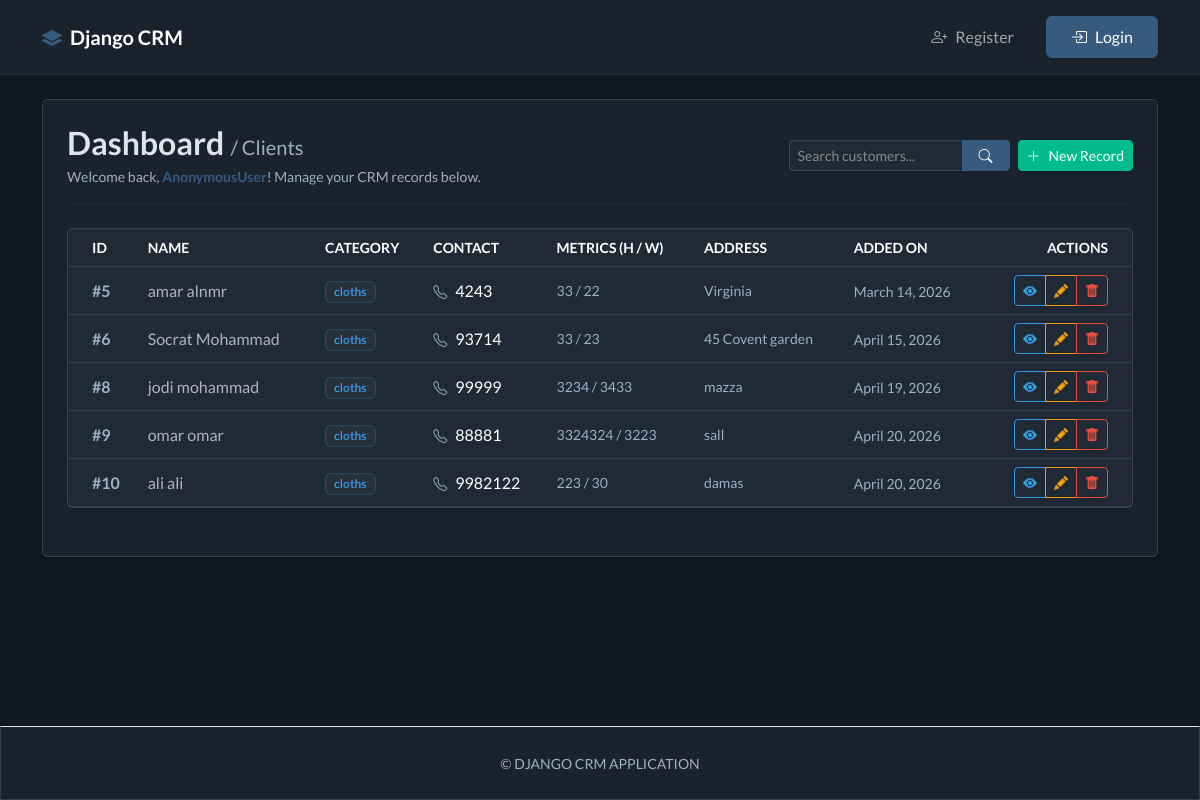
/search/, run on an earlier commit of the app's database.
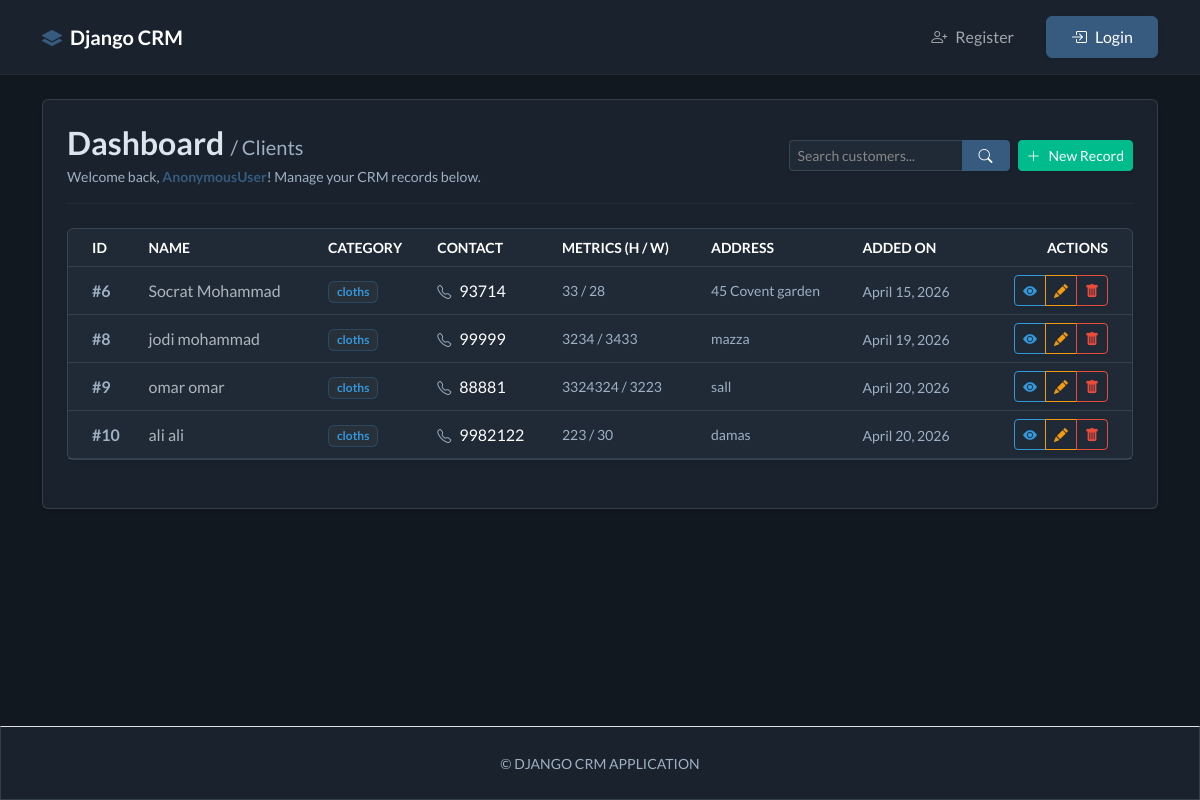
And on a later commit of the database.
### webapp/models.py (models this page shows, shortened)
class Record(models.Model):
    user = models.ForeignKey(User, on_delete=models.CASCADE, null=True, blank=True)
    first_name = models.CharField(max_length=250)
    last_name = models.CharField(max_length=250)
    Category = models.ForeignKey(Category, on_delete=models.CASCADE)
    phone= models.IntegerField()
    tall = models.IntegerField()
    wedight = models.IntegerField()
    address = models.CharField(max_length=500)
    create_at = models.DateField(auto_now_add=True)

class Category(models.Model):
    name = models.CharField(max_length=250)
    create_at = models.DateTimeField(auto_now_add=True)
    def __str__(self):
        return self.name

### webapp/views.py (the view)
# urls.py: path('search/', views.search_records, name='search_records'),
def search_records(request):
    query = request.GET.get('q')
    if query:
        records = Record.objects.filter(
            Q(first_name__icontains=query) |
            Q(last_name__icontains=query)
        )
    else:
        records = Record.objects.all()
    context = {
        'records': records
    }
    return render(request, 'web/dashboard.html', context)

### templates/web/dashboard.html (shortened to what the changed rows need)
{% extends "base.html" %}
{% block content %}
<div class="d-flex flex-column flex-md-row justify-content-between align-items-md-center mb-4 border-bottom border-secondary border-opacity-25 pb-3 gap-3">
    <div>
        <h2 class="h3 mb-0 fw-bold">Dashboard <span class="text-soft fs-5 fw-normal">/ Clients</span></h2>
    </div>
</div>
<div class="card shadow-sm border-secondary border-opacity-25 crm-surface-soft mb-4">
    <div class="table-responsive">
        <table class="table table-hover align-middle mb-0 text-nowrap crm-table">
            <thead class="table-dark text-uppercase small text-muted">
                <tr>
                    <th scope="col" class="ps-4">ID</th>
                    <th scope="col">Name</th>
                    <th scope="col">Category</th>
                    <th scope="col">Contact</th>
                    <th scope="col">Metrics (H / W)</th>
                    <th scope="col">Address</th>
                    <th scope="col">Added On</th>
                    <th scope="col" class="text-end pe-4">Actions</th>
                </tr>
            </thead>
            <tbody>
                {% if records %}
                    {% for record in records %}
                        <tr class="crm-table-row">
                            <td class="ps-4 text-soft fw-bold">#{{ record.id }}</td>
                            <td class="fw-medium text-light">{{ record.first_name }} {{ record.last_name }}</td>
                            <td>
                                <span class="badge bg-secondary bg-opacity-25 text-info border border-info border-opacity-25 px-2 py-1">
                                    {{ record.Category }}
                                </span>
                            </td>
                            <td><i class="bi bi-telephone text-soft me-2 small"></i>{{ record.phone }}</td>
                            <td class="text-soft small">{{ record.tall }} / {{ record.wedight }}</td>
                            <td class="text-truncate text-soft small" style="max-width: 150px;" title="{{ record.address }}">
                                {{ record.address }}
                            </td>
                            <td><small class="text-soft">{{ record.create_at }}</small></td>
                            <td class="text-end pe-4">
                                <div class="btn-group btn-group-sm shadow-sm" role="group">
                                    <a href="{% url 'view_record' record.id %}" class="btn btn-outline-info btn-action-view" title="View details">
                                        <i class="bi bi-eye-fill"></i>
                                    </a>
                                    <a href="{% url 'update_record' record.id %}" class="btn btn-outline-warning btn-action-edit" title="Edit record">
                                        <i class="bi bi-pencil-fill"></i>
                                    </a>
                                    <a href="{% url 'delete_record' record.id %}" class="btn btn-outline-danger btn-action-delete" title="Delete record">
                                        <i class="bi bi-trash-fill"></i>
                                    </a>
                                </div>
                            </td>
                        </tr>
                    {% endfor %}
                {% endif %}
            </tbody>
        </table>
    </div>
</div>
{% endblock %}

What changed in the data, as far as the page shows it:
removed Record: id "5", first_name "amar", last_name "alnmr", Category "cloths", phone "4243", tall "33", wedight "22", address "Virginia", create_at "March 14, 2026"
changed Record "Socrat": wedight "23" → "28"
